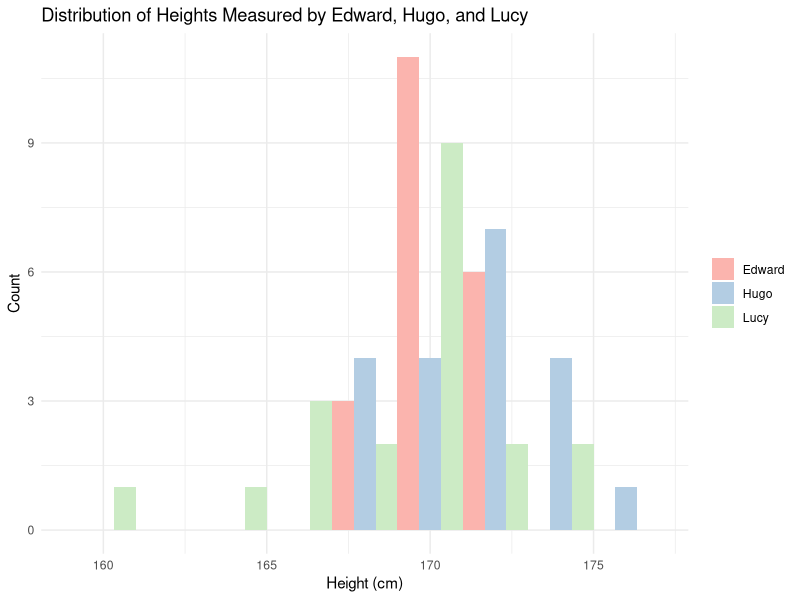

The R script that drew this image:
# Load ggplot2 library
library(ggplot2)

###SIMULATION###

set.seed(42) # For reproducibility

# Number of friends
n_friends <- 20

# Simulating heights measured by Edward, Hugo, and Lucy
heights_edward <- rnorm(n_friends, mean=170, sd=1)
heights_hugo <- rnorm(n_friends, mean=172, sd=2)
heights_lucy <- rnorm(n_friends, mean=169, sd=3)

# Combining the measurements into a single data frame
friends <- rep(1:n_friends, times=3)
measured_by <- factor(rep(c("Edward", "Hugo", "Lucy"), each=n_friends))
heights <- c(heights_edward, heights_hugo, heights_lucy)

sim_data <- data.frame(FriendID=friends, MeasuredBy=measured_by, Height=heights)

# Create the histogram
ggplot(sim_data, aes(x=Height, fill=MeasuredBy)) +
  geom_histogram(position="dodge", binwidth=2) +
  theme_minimal() +
  labs(title="Distribution of Heights Measured by Edward, Hugo, and Lucy",
       x="Height (cm)",
       y="Count") +
  scale_fill_brewer(palette="Pastel1") +
  theme(legend.title=element_blank())


###This code does not seem to work despite 30 minutes of troubleshooting. It looks like it should work, so I'm submitting anyways. Hopefully you have more luck.
